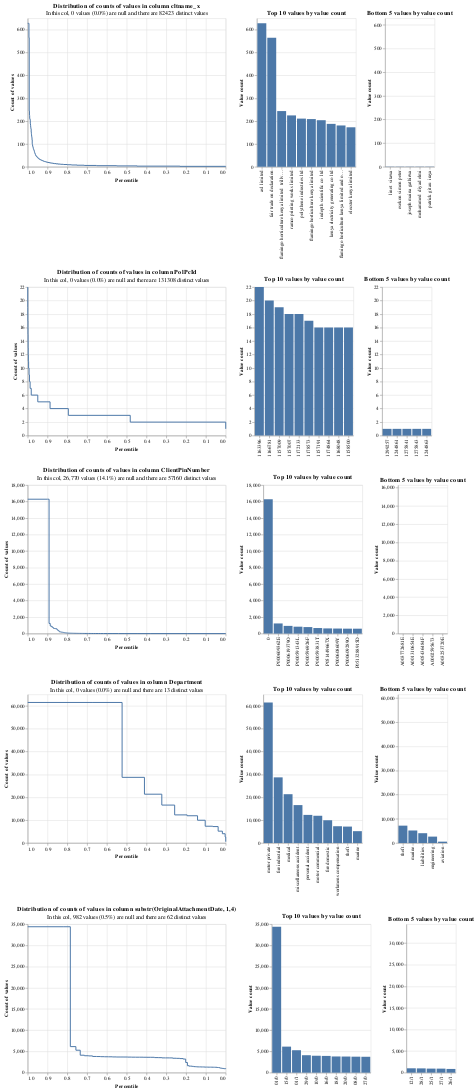

Notebook code cell kept with this figure:
### Code cell
linker.profile_columns(["cltname_x", "PolPcId", "ClientPinNumber", "Department", "substr(OriginalAttachmentDate, 1,4)"], top_n=10, bottom_n=5)
